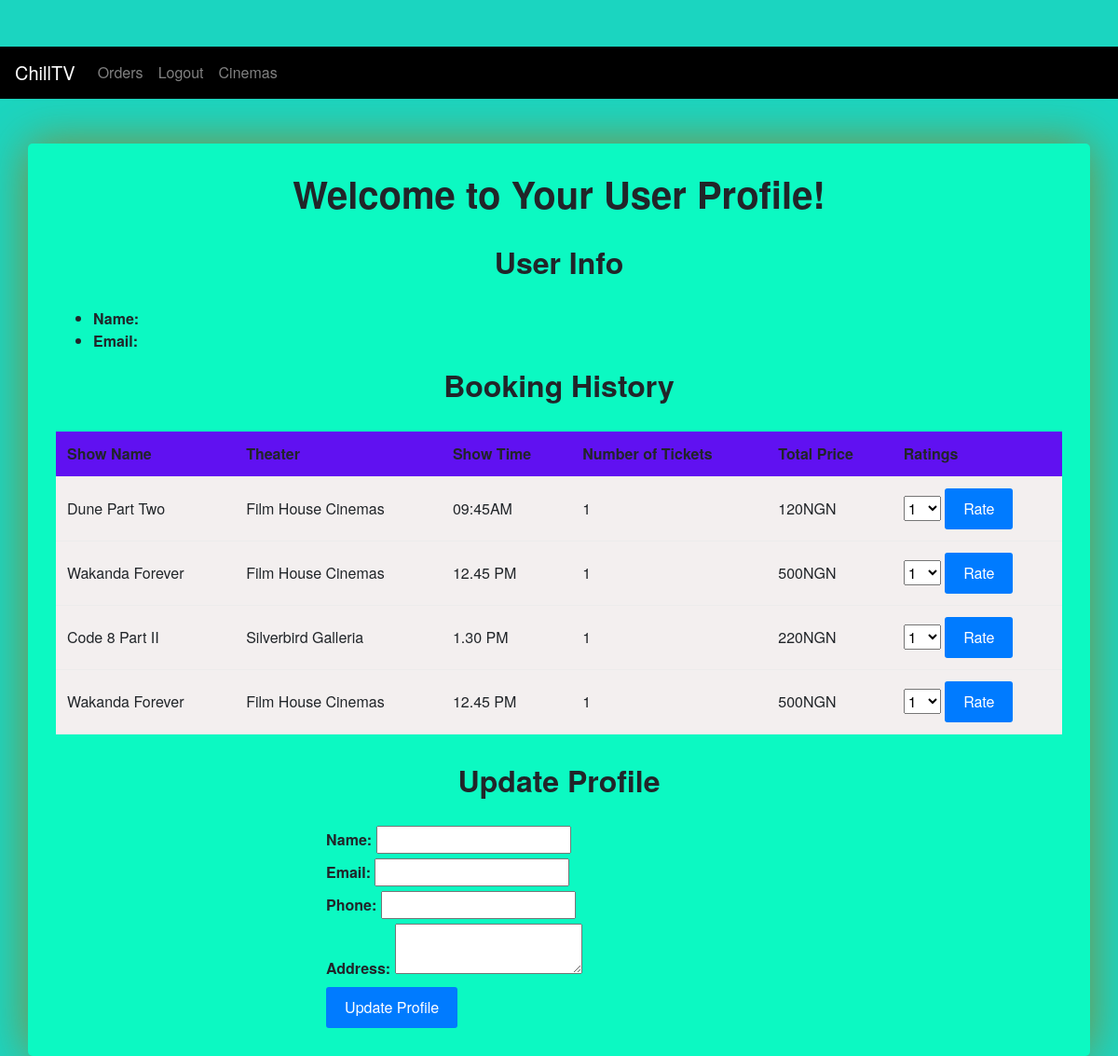
Screenshot of /User/1/profile with the database file from the repository.
### app.py (models this page shows, shortened)
class booking(db.Model):
    __tablename__ = 'booking'
    id = db.Column(db.Integer,autoincrement=True,primary_key=True)
    user_id = db.Column(db.Integer, db.ForeignKey('user.id'))
    show_id = db.Column(db.Integer, db.ForeignKey('show.id'))
    num_tickets = db.Column(db.Integer, nullable=False)

class show(db.Model):
    __tablename__ = 'show'
    id = db.Column(db.Integer,autoincrement=True,primary_key=True)
    name = db.Column(db.String(50), nullable=False)
    time = db.Column(db.String(), nullable=False)
    venue_id = db.Column(db.Integer, db.ForeignKey('venue.id'))
    available_seats = db.Column(db.Integer, nullable=False)
    price = db.Column(db.Integer)
    rating = db.Column(db.String)
    tag = db.Column(db.String)
    Date = db.Column(db.Date)
    poster = db.Column(db.String)
    Synopsis = db.Column(db.String)
    Description = db.Column(db.String)
    bookings = db.relationship('booking', backref='show', lazy=True,cascade='all,delete')

class venue(db.Model):
    __tablename__ = 'venue'
    id = db.Column(db.Integer,autoincrement=True,primary_key=True)
    name = db.Column(db.String(50), nullable=False)
    location = db.Column(db.String(50), nullable=False)
    capacity = db.Column(db.Integer, nullable=False)
    current_capacity = db.Column(db.Integer)
    shows = db.relationship('show', backref='venue', lazy=True,cascade='all,delete')

### app.py (the view, shortened to what this page needs)
@app.route('/User/<int:user_id>/profile',methods=['GET','POST'])
def user_profile(user_id):
    if request.method=='GET':
        users = user.query.filter_by(id=user_id).first()
        booking_info = booking.query.filter_by(user_id=user_id).all()
        userr = user.query.filter_by(id=user_id).first()
        return render_template('user_profile.html',users=users,bookings=booking_info,userr=users)

### templates/user_profile.html (shortened to what this page needs)
<!DOCTYPE html>
<html lang="en">
<head>
  <link rel="stylesheet" href="https://maxcdn.bootstrapcdn.com/bootstrap/4.0.0/css/bootstrap.min.css">
</head>
<body>
  <header>
  <nav class="navbar navbar-expand-lg navbar-dark">
    <a class="navbar-brand" href="{{ url_for('user_dashboard',user_id=userr.id) }}">ChillTV</a>
    <div class="collapse navbar-collapse" id="navbarNav">
      <ul class="navbar-nav">
        <li class="nav-item">
          <a class="nav-link" href="{{ url_for('user_profile',user_id=userr.id) }}">Orders</a>
        </li>
        <li class="nav-item">
          <a class="nav-link" href="{{url_for('index')}}">Logout</a>
        </li>
        <li class="nav-item">
          <a class="nav-link" href="{{ url_for('display_venues',user_id=userr.id) }}">Cinemas</a>
        </li></header>
<br><br>
  <div class="container">
    <h1>Welcome to Your User Profile!</h1>
    <h2>User Info</h2>
    <ul>
      <li><strong>Name:</strong> {{users.name}}</li>
      <li><strong>Email:</strong> {{users.email}}</li>
    </ul>
    <h2>Booking History</h2>
    <table>
      <thead>
        <tr>
          <th>Show Name</th>
          <th>Theater</th>
          <th>Show Time</th>
          <th>Number of Tickets</th>
          <th>Total Price</th>
          <th>Ratings</th>
        </tr>
      </thead>
      <tbody>
          {% for booking in bookings %}
        <tr>
          <td>{{booking.show.name}}</td>
          <td>{{ booking.show.venue.name }}</td>
          <td>{{ booking.show.time }}</td>
          <td>{{ booking.num_tickets }}</td>
          <td>{{ booking.num_tickets * booking.show.price }}NGN</td>
          <td>
          <form method="post" action="{{ url_for('Rating', show_id=booking.show.id, user_id=userr.id) }}">
            <select name="Rating">
              {% for Rating in range(1, 11) %}
              <option value="{{ Rating }}">{{ Rating }}</option>
              {% endfor %}
            </select>
            <button type="submit">Rate</button>
          </form></td>
        </tr>
        {% endfor %}
      </tbody>
    </table>
    <h2>Update Profile</h2>
  <form action="{{ url_for('user_profile',user_id=users.id) }}" method="POST">
    <label for="name">Name:</label>
    <input type="text" id="name" name="name" value={{users.name}}>
    <br>
    <label for="email">Email:</label>
    <input type="email" id="email" name="email" value={{users.email}}>
    <br>
    <label for="phone">Phone:</label>
    <input type="tel" id="phone" name="phone" value={{users.phone}}>
    <br>
    <label for="address">Address:</label>
    <textarea id="address" name="address">{{users.address}}</textarea>
    <br>
    <button type="submit">Update Profile</button>
  </form>
</body>
</html>

### templates/user_profile.html (style rules this page uses)
.navbar { background-color: black; }
body { background-color: #1bd5c0; padding-top: 50px; font-family: 'Helvetica Neue', sans-serif; margin: 0; }
.container { background-color: #0cf9c2; border-radius: 5px; box-shadow: 0px 0px 50px #838a3d; padding: 30px; }
h1, h2 { text-align: center; font-weight: bold; margin-bottom: 30px; }
label { font-weight: bold; }
table { width: 100%; margin-bottom: 30px; background-color: #f3efef; border: 50cm; }
th, td { padding: 12px; text-align: left; border-bottom: 1px solid #ECECEC; }
th { background-color: #6011f1; font-weight: bold; }
form { max-width: 500px; margin: 0 auto; }
button[type="submit"] { background-color: #007BFF; color: #FFFFFF; border: none; border-radius: 3px; padding: 10px 20px; font-size: 16px; cursor: pointer; }

### rows the page displays
booking: show.name "Dune Part Two", show.venue.name "Film House Cinemas", show.time "09:45AM", num_tickets "1", booking.num_tickets*booking.show.price "120"
booking: show.name "Wakanda Forever", show.venue.name "Film House Cinemas", show.time "12.45 PM", num_tickets "1", booking.num_tickets*booking.show.price "500"
booking: show.name "Code 8 Part II", show.venue.name "Silverbird Galleria", show.time "1.30 PM", num_tickets "1", booking.num_tickets*booking.show.price "220"
booking: show.name "Wakanda Forever", show.venue.name "Film House Cinemas", show.time "12.45 PM", num_tickets "1", booking.num_tickets*booking.show.price "500"

### other values shown
form field Rating "1"
